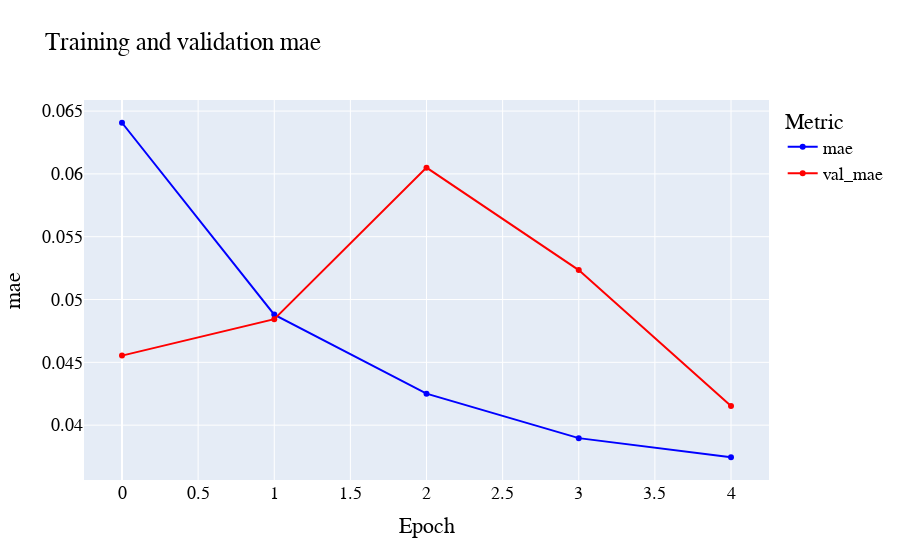

Write notebook code for a chart like this one.
### Code cell
fig_list[1]

### Figure 1 — Plotly figure (JSON) as saved in the notebook; plotly's stock layout.template omitted (floating-point values rounded to 4 significant figures)
{"data": [{"hoverinfo": "text", "hovertext": [0.06407, 0.0488, 0.04251, 0.03897, 0.03744], "line": {"color": "blue", "width": 2}, "mode": "lines+markers", "name": "mae", "type": "scatter", "x": [0, 1, 2, 3, 4], "y": [0.06407, 0.0488, 0.04251, 0.03897, 0.03744]}, {"hoverinfo": "text", "hovertext": [0.005454, 0.005052, 0.007859, 0.005225, 0.003676], "line": {"color": "red", "width": 2}, "mode": "lines+markers", "name": "val_mae", "type": "scatter", "x": [0, 1, 2, 3, 4], "y": [0.04554, 0.04843, 0.0605, 0.05235, 0.04152]}], "layout": {"font": {"color": "black", "family": "Courier New, monospace", "size": 18}, "legend": {"title": {"text": "Metric"}}, "title": {"text": "Training and validation mae"}, "xaxis": {"title": {"text": "Epoch"}}, "yaxis": {"title": {"text": "mae"}}}}
